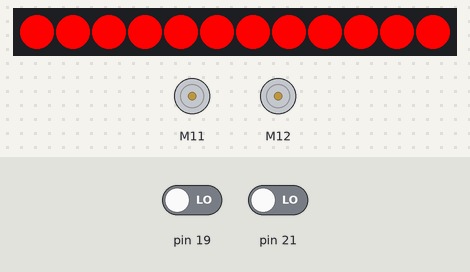
Bench run of a sketch on a simulated Arduino Mega 2560, built with avr-gcc and run on an emulated ATmega2560. Parts: 12 RGB LEDs in strip order, left to right, 2 × DC motor (green arrow = forward, orange = backward, longer = faster). Inputs (shaded band) come from the test bench; at power-on: pin 19 LOW, pin 21 LOW.

Above: at 0.9 s.
At 20.44 s:
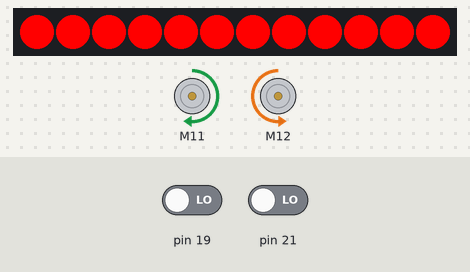
At 36.4 s:
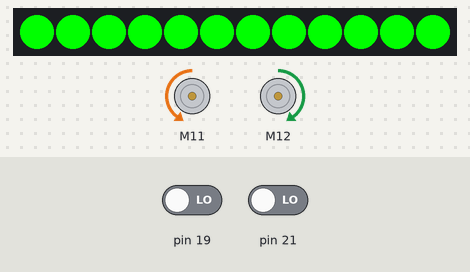
Timing chart, 0 to 37.9 s (numbered marks = the images above):
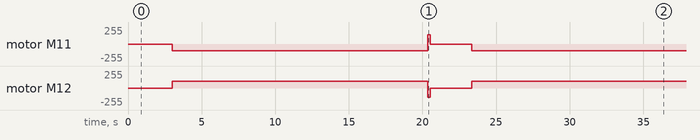

The sketch:

testLabo.ino
```cpp
#include <MeAuriga.h>

int stateCount = 0;
int nbTuilAvanceCour = 1;
int nbTuilAvanceLong = 1;
int distCour = 30.48 * nbTuilAvanceCour;
int distLong = 30.48 * nbTuilAvanceLong;

enum State { avancePetit, avanceGrand, tourne, stop };
State state = stop;

MeEncoderOnBoard encoderLeft(SLOT1);
MeEncoderOnBoard encoderRight(SLOT2);
MeGyro gyro(0, 0x69);

#define LEDNUM 12
#define LEDPIN 44
MeRGBLed led(PORT0, LEDNUM);

long currentTime = 0;
long previousTime = 0;
long delayTime = 3000;

void isr_process_encoder1() {
  if (digitalRead(encoderLeft.getPortB()) == 0) encoderLeft.pulsePosMinus();
  else encoderLeft.pulsePosPlus();
}

void isr_process_encoder2() {
  if (digitalRead(encoderRight.getPortB()) == 0) encoderRight.pulsePosMinus();
  else encoderRight.pulsePosPlus();
}

void setup() {
  led.setpin(LEDPIN);
  attachInterrupt(encoderLeft.getIntNum(), isr_process_encoder1, RISING);
  attachInterrupt(encoderRight.getIntNum(), isr_process_encoder2, RISING);
  Serial.begin(115200);
  gyro.begin();
  gyro.resetData();
  encoderLeft.setPulse(9);
  encoderRight.setPulse(9);
  encoderLeft.setRatio(39.267);
  encoderRight.setRatio(39.267);
  encoderLeft.setPosPid(1.8, 0, 1.2);
  encoderRight.setPosPid(1.8, 0, 1.2);
  encoderLeft.setSpeedPid(0.18, 0, 0);
  encoderRight.setSpeedPid(0.18, 0, 0);
}

void keepStraight(short speed = 100, bool firstRun = false) {
  static double zAngleGoal = 0.0;
  static double previousError = 0.0;
  const double kp = 3.0;
  const double kd = 1.0;
  if (firstRun) {
    zAngleGoal = gyro.getAngleZ();
    previousError = 0;
    return;
  }
  double error = gyro.getAngleZ() - zAngleGoal;
  double output = kp * error + kd * (error - previousError);
  previousError = error;
  encoderLeft.setTarPWM(speed - output);
  encoderRight.setTarPWM(-speed - output);
}

void avancerCm(int distanceCm, short speed = 100) {
  long startL = encoderLeft.getCurPos();
  long startR = encoderRight.getCurPos();
  long targetTicks = (long)(distanceCm * 39.267);
  bool done = false;
  keepStraight(-speed, true);
  while (!done) {
    encoderLeft.loop();
    encoderRight.loop();
    keepStraight(-speed);
    long posL = abs(encoderLeft.getCurPos() - startL);
    long posR = abs(encoderRight.getCurPos() - startR);
    long avgPos = (posL + posR) / 2;
    if (avgPos >= targetTicks) done = true;
  }
  encoderLeft.setTarPWM(0);
  encoderRight.setTarPWM(0);
}

void turnRight90(short speed = 100) {
  static bool turning = false;
  static long targetL = 0, targetR = 0;

  if (!turning) {
    // Démarre la rotation
    long startL = encoderLeft.getCurPos();
    long startR = encoderRight.getCurPos();
    encoderLeft.move(90, speed);
    encoderRight.move(-90, speed);
    targetL = startL + 90 * 39.267 / 360.0; // approximation selon ta config
    targetR = startR - 90 * 39.267 / 360.0;
    turning = true;
  }

  encoderLeft.loop();
  encoderRight.loop();

  // Vérifie si les moteurs ont atteint leur position cible
  bool doneL = abs(encoderLeft.getCurPos() - targetL) < 10;
  bool doneR = abs(encoderRight.getCurPos() - targetR) < 10;

  if (doneL && doneR) {
    turning = false;
    stateCount++;
    if (stateCount == 1 || stateCount == 3)
      state = avanceGrand;
    else if (stateCount == 2)
      state = avancePetit;
    else if (stateCount == 4) {
      state = stop;
      previousTime = currentTime;
    }
  }
}


void loop() {
  currentTime = millis();
  encoderLeft.loop();
  encoderRight.loop();
  stateMachine();
}

void stateMachine() {
  switch (state) {
    case stop:
      ledTaskRed();
      if (pauseStop()) {
        stateCount = 0;
        state = avancePetit;
      }
      break;
    case avancePetit:
      ledTaskVert();
      avancerCm(distCour, 100);
      state = tourne;
      break;
    case avanceGrand:
      ledTaskVert();
      avancerCm(distLong, 100);
      state = tourne;
      break;
    case tourne:
      ledTaskBlue();
      turnRight90();
      break;
  }
}

void ledTaskVert() {
  for (int i = 1; i <= LEDNUM; i++) led.setColor(i, 0, 255, 0);
  led.show();
}

void ledTaskBlue() {
  for (int i = 1; i <= LEDNUM; i++) led.setColor(i, 0, 0, 255);
  led.show();
}

void ledTaskRed() {
  for (int i = 1; i <= LEDNUM; i++) led.setColor(i, 255, 0, 0);
  led.show();
}

bool pauseStop() { return (millis() - previousTime >= delayTime); }
```

Measured:
- by itself, motor M11: stopped → backward 100/255 at 3.0 s, → forward 140/255 17.3 s later, → stopped 0.17 s later, → backward 100/255 2.8 s later
- by itself, motor M12: stopped → forward 100/255 at 3.0 s, → backward 140/255 17.3 s later, → stopped 0.17 s later, → forward 100/255 2.8 s later
- what the display in image 0 shows lasts 2.2 s, from 0.8 s to 3.0 s
- what the display in image 1 shows lasts 3.0 s, from 20.4 s to 23.4 s
